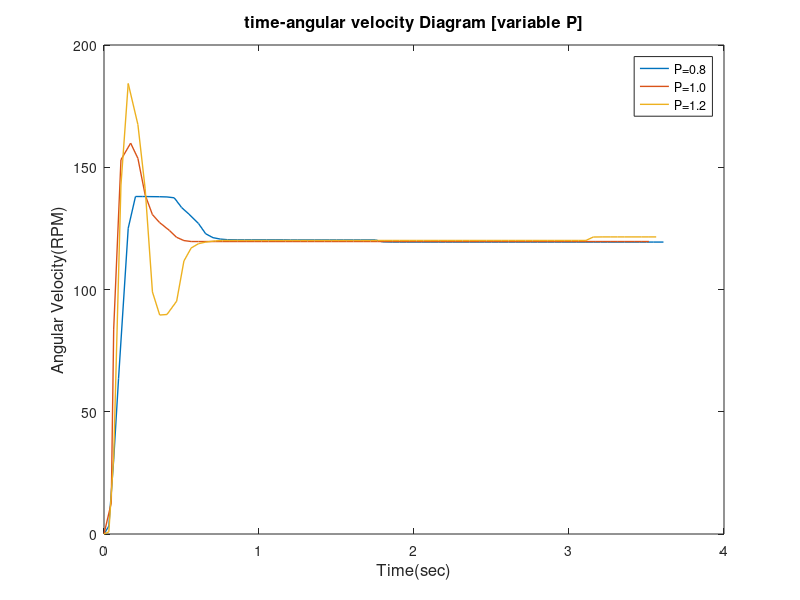
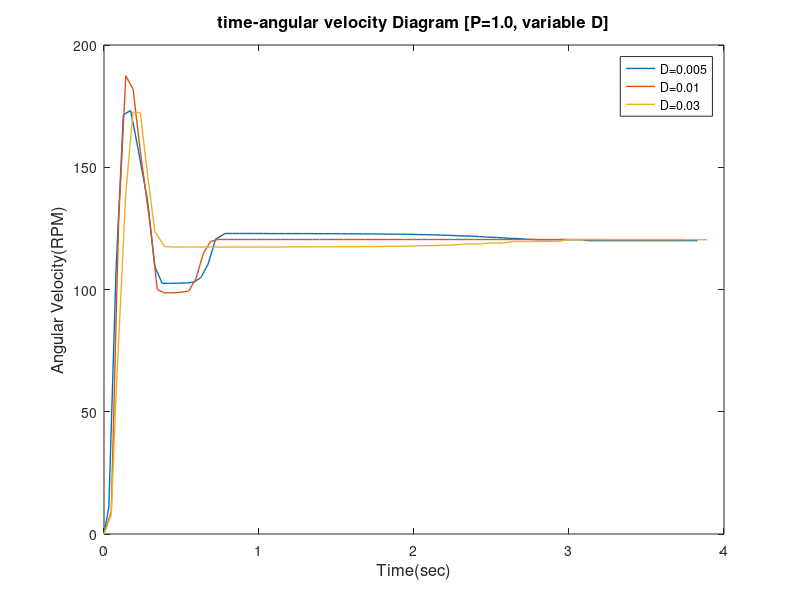
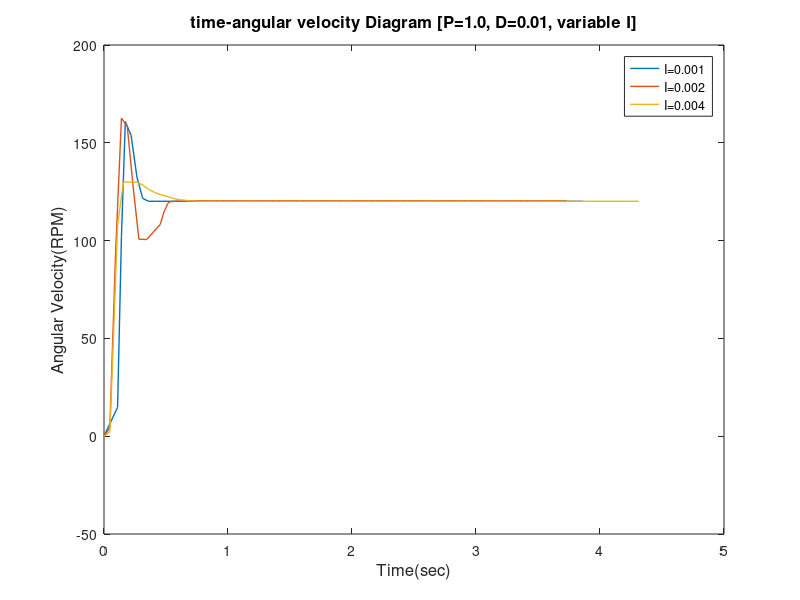

Write MATLAB code to recreate these figures, in order.
%load data
load('PID.mat');
load('PD.mat');
load('P.mat');
%initialization time on zero
time1_1 = time1_1 - time1_1(1);
time1_2 = time1_2 - time1_2(1);
time1_3 = time1_3 - time1_3(1);
time2_1 = time2_1 - time2_1(1);
time2_2 = time2_2 - time2_2(1);
time2_3 = time2_3 - time2_3(1);
time3_1 = time3_1 - time3_1(1);
time3_2 = time3_2 - time3_2(1);
time3_3 = time3_3 - time3_3(1);

figure(1)
%time-angular velocity Diagram [P=0.8]
plot(time1_1,velocity1_1,'LineWidth',1);
hold on
title('time-angular velocity Diagram [variable P]','fontsize',12)
xlabel('Time(sec)','fontsize',12)
ylabel('Angular Velocity(RPM)','fontsize',12)

%time-angular velocity Diagram [P=1.0]
plot(time1_2,velocity1_2,'LineWidth',1);

%time-angular velocity Diagram [P=1.2]
plot(time1_3,velocity1_3,'LineWidth',1);
legend('P=0.8','P=1.0','P=1.2')

figure(2)
%time-angular velocity Diagram [P=1.0, D=0.005]
plot(time2_1,velocity2_1,'LineWidth',1);
hold on
title('time-angular velocity Diagram [P=1.0, variable D]','fontsize',12)
xlabel('Time(sec)','fontsize',12)
ylabel('Angular Velocity(RPM)','fontsize',12)

%time-angular velocity Diagram [P=1.0, D=0.01]
plot(time2_2,velocity2_2,'LineWidth',1);

%time-angular velocity Diagram [P=1.0, D=0.03]
plot(time2_3,velocity2_3,'LineWidth',1);
legend('D=0.005','D=0.01','D=0.03')

figure(3)
%time-angular velocity Diagram [P=1.0, D=0.01, I=0.001]
plot(time3_1,velocity3_1,'LineWidth',1);
hold on
title('time-angular velocity Diagram [P=1.0, D=0.01, variable I]','fontsize',12)
xlabel('Time(sec)','fontsize',12)
ylabel('Angular Velocity(RPM)','fontsize',12)

%time-angular velocity Diagram [P=1.0, D=0.01, I=0.002]
plot(time3_2,velocity3_2,'LineWidth',1);

%time-angular velocity Diagram [P=1.0, D=0.03, I=0.004]
plot(time3_3,velocity3_3,'LineWidth',1);
legend('I=0.001','I=0.002','I=0.004')